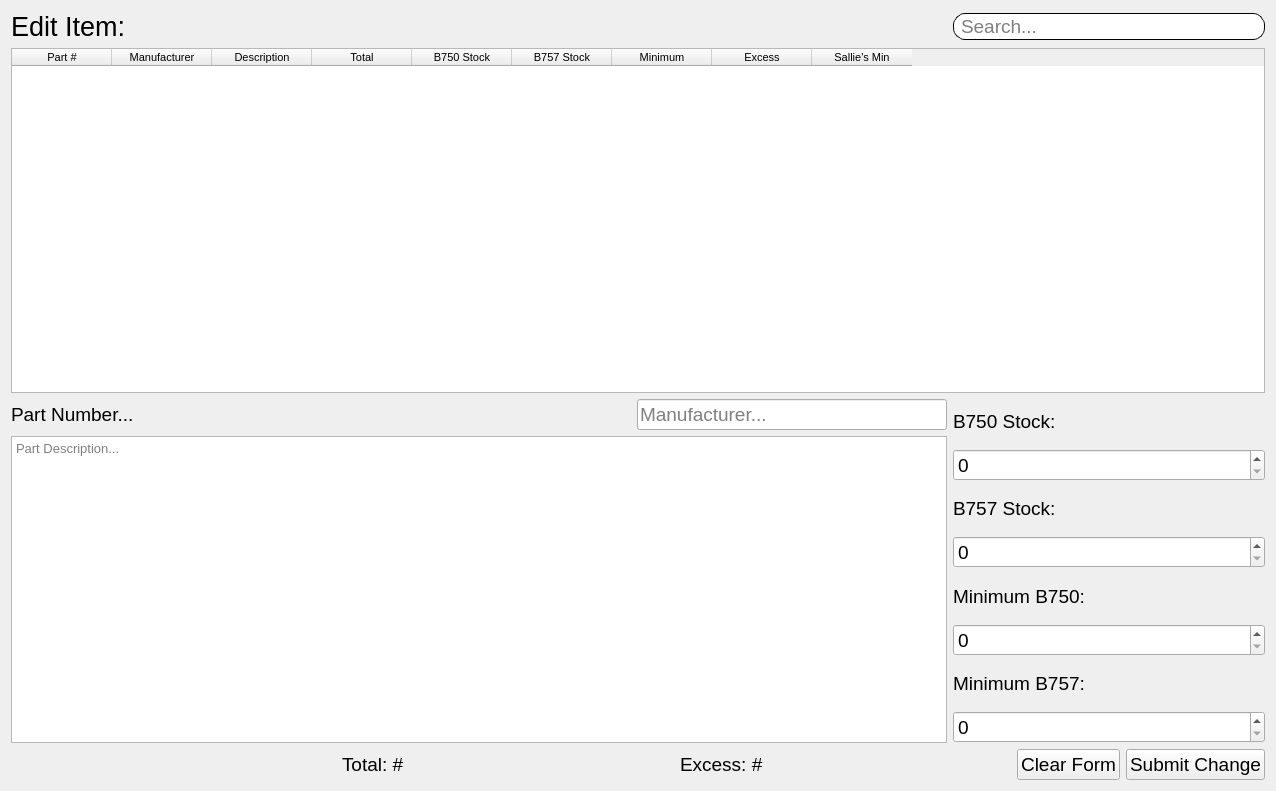
<?xml version="1.0" encoding="UTF-8"?>
<ui version="4.0">
 <class>centralwidget</class>
 <widget class="QWidget" name="centralwidget">
  <property name="geometry">
   <rect>
    <x>0</x>
    <y>0</y>
    <width>1276</width>
    <height>791</height>
   </rect>
  </property>
  <property name="sizePolicy">
   <sizepolicy hsizetype="Expanding" vsizetype="Expanding">
    <horstretch>0</horstretch>
    <verstretch>0</verstretch>
   </sizepolicy>
  </property>
  <property name="font">
   <font>
    <pointsize>14</pointsize>
   </font>
  </property>
  <layout class="QVBoxLayout" name="_2">
   <property name="sizeConstraint">
    <enum>QLayout::SetMaximumSize</enum>
   </property>
   <item>
    <layout class="QHBoxLayout" name="horizontalLayout" stretch="3,1">
     <property name="sizeConstraint">
      <enum>QLayout::SetNoConstraint</enum>
     </property>
     <item>
      <widget class="QLabel" name="label">
       <property name="font">
        <font>
         <pointsize>20</pointsize>
        </font>
       </property>
       <property name="text">
        <string>Edit Item:</string>
       </property>
      </widget>
     </item>
     <item>
      <widget class="QLineEdit" name="search">
       <property name="sizePolicy">
        <sizepolicy hsizetype="Expanding" vsizetype="Fixed">
         <horstretch>0</horstretch>
         <verstretch>0</verstretch>
        </sizepolicy>
       </property>
       <property name="styleSheet">
        <string notr="true">border: 1px solid black;
           border-radius: 12px;
           padding-left: 5%;
          </string>
       </property>
       <property name="text">
        <string/>
       </property>
       <property name="placeholderText">
        <string>Search...</string>
       </property>
      </widget>
     </item>
    </layout>
   </item>
   <item>
    <widget class="QTableWidget" name="table">
     <property name="sizePolicy">
      <sizepolicy hsizetype="Expanding" vsizetype="Expanding">
       <horstretch>0</horstretch>
       <verstretch>0</verstretch>
      </sizepolicy>
     </property>
     <property name="maximumSize">
      <size>
       <width>16777215</width>
       <height>16777215</height>
      </size>
     </property>
     <property name="font">
      <font>
       <pointsize>8</pointsize>
      </font>
     </property>
     <property name="showGrid">
      <bool>true</bool>
     </property>
     <property name="sortingEnabled">
      <bool>true</bool>
     </property>
     <property name="rowCount">
      <number>0</number>
     </property>
     <column>
      <property name="text">
       <string>Part #</string>
      </property>
     </column>
     <column>
      <property name="text">
       <string>Manufacturer</string>
      </property>
     </column>
     <column>
      <property name="text">
       <string>Description</string>
      </property>
     </column>
     <column>
      <property name="text">
       <string>Total</string>
      </property>
     </column>
     <column>
      <property name="text">
       <string>B750 Stock</string>
      </property>
     </column>
     <column>
      <property name="text">
       <string>B757 Stock</string>
      </property>
     </column>
     <column>
      <property name="text">
       <string>Minimum</string>
      </property>
     </column>
     <column>
      <property name="text">
       <string>Excess</string>
      </property>
     </column>
     <column>
      <property name="text">
       <string>Sallie's Min</string>
      </property>
     </column>
    </widget>
   </item>
   <item>
    <layout class="QHBoxLayout" name="horizontalLayout_4" stretch="3,1">
     <item>
      <layout class="QVBoxLayout" name="verticalLayout_4">
       <item>
        <layout class="QHBoxLayout" name="horizontalLayout_5">
         <item>
          <widget class="QLabel" name="part_num">
           <property name="sizePolicy">
            <sizepolicy hsizetype="Expanding" vsizetype="Preferred">
             <horstretch>0</horstretch>
             <verstretch>0</verstretch>
            </sizepolicy>
           </property>
           <property name="text">
            <string>Part Number...</string>
           </property>
          </widget>
         </item>
         <item>
          <spacer name="horizontalSpacer_2">
           <property name="orientation">
            <enum>Qt::Horizontal</enum>
           </property>
           <property name="sizeHint" stdset="0">
            <size>
             <width>40</width>
             <height>20</height>
            </size>
           </property>
          </spacer>
         </item>
         <item>
          <widget class="QLineEdit" name="manufacturer">
           <property name="placeholderText">
            <string>Manufacturer...</string>
           </property>
          </widget>
         </item>
        </layout>
       </item>
       <item>
        <widget class="QTextEdit" name="desc">
         <property name="font">
          <font>
           <pointsize>10</pointsize>
          </font>
         </property>
         <property name="placeholderText">
          <string>Part Description...</string>
         </property>
        </widget>
       </item>
      </layout>
     </item>
     <item>
      <layout class="QVBoxLayout" name="verticalLayout_2">
       <item>
        <widget class="QLabel" name="label_2">
         <property name="text">
          <string>B750 Stock:</string>
         </property>
        </widget>
       </item>
       <item>
        <widget class="QSpinBox" name="b750_spinner"/>
       </item>
       <item>
        <widget class="QLabel" name="label_3">
         <property name="text">
          <string>B757 Stock:</string>
         </property>
        </widget>
       </item>
       <item>
        <widget class="QSpinBox" name="b757_spinner"/>
       </item>
       <item>
        <widget class="QLabel" name="label_4">
         <property name="text">
          <string>Minimum B750:</string>
         </property>
        </widget>
       </item>
       <item>
        <widget class="QSpinBox" name="min_750_spinner"/>
       </item>
       <item>
        <widget class="QLabel" name="label_5">
         <property name="text">
          <string>Minimum B757:</string>
         </property>
        </widget>
       </item>
       <item>
        <widget class="QSpinBox" name="min_757_spinner"/>
       </item>
      </layout>
     </item>
    </layout>
   </item>
   <item>
    <layout class="QHBoxLayout" name="horizontalLayout_3" stretch="1,1,1,0,0">
     <item>
      <spacer name="horizontalSpacer">
       <property name="orientation">
        <enum>Qt::Horizontal</enum>
       </property>
       <property name="sizeHint" stdset="0">
        <size>
         <width>40</width>
         <height>20</height>
        </size>
       </property>
      </spacer>
     </item>
     <item>
      <widget class="QLabel" name="total_lbl">
       <property name="text">
        <string>Total: #</string>
       </property>
      </widget>
     </item>
     <item>
      <widget class="QLabel" name="excess_lbl">
       <property name="text">
        <string>Excess: #</string>
       </property>
      </widget>
     </item>
     <item>
      <widget class="QPushButton" name="clear_btn">
       <property name="sizePolicy">
        <sizepolicy hsizetype="Expanding" vsizetype="Fixed">
         <horstretch>0</horstretch>
         <verstretch>0</verstretch>
        </sizepolicy>
       </property>
       <property name="text">
        <string>Clear Form</string>
       </property>
      </widget>
     </item>
     <item>
      <widget class="QPushButton" name="submit_btn">
       <property name="sizePolicy">
        <sizepolicy hsizetype="Expanding" vsizetype="Fixed">
         <horstretch>0</horstretch>
         <verstretch>0</verstretch>
        </sizepolicy>
       </property>
       <property name="text">
        <string>Submit Change</string>
       </property>
      </widget>
     </item>
    </layout>
   </item>
  </layout>
 </widget>
 <resources/>
 <connections/>
</ui>
